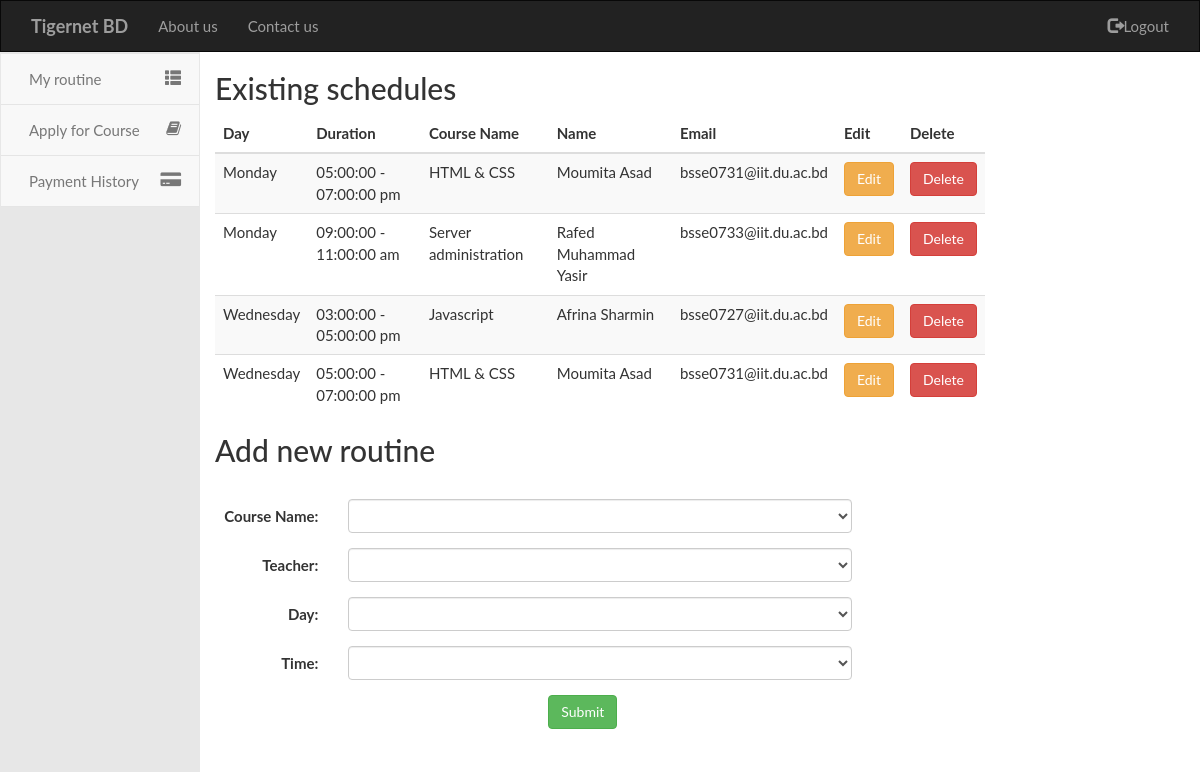
The app's page /setRoutine.php (signed in) with its own data.
### tables this page shows
create TABLE courseSchedule
(
	courseName varchar(50) not null,
	day varchar(10) not null,
	teacherEmail varchar(100) not null,
	duration varchar(30) not null,
	CONSTRAINT courseSchedulePK PRIMARY KEY(day,duration),
	CONSTRAINT courseScheduleFK foreign key(teacherEmail) references users(email),
	CONSTRAINT courseScheduleFK2 foreign key(courseName) references course(name)
);

create TABLE users
(
	email varchar(100) not null,
	name varchar(100) not null,
	password varchar(50) not null,
	role varchar(20) not null,
	accountStatus varchar(10) not null default 'inactive',
	CONSTRAINT userPK PRIMARY KEY(email)
);

### setRoutine.php (called while the page is built, shortened)
<?php
	include 'includes/master.php';
?>

### modules/setRoutine.php (the view, shortened to what this page needs)
<h2>Existing schedules</h2>
<?php
	include 'includes/db-config.php';
	$query="SELECT courseName , day, name, email, duration
			FROM courseSchedule, users
			WHERE users.email=courseSchedule.teacherEmail
			ORDER BY FIELD(day, 'Sunday', 'Monday', 'Tuesday', 'Wednesday', 'Thursday', 'Friday', 'Saturday')";
	$sqlResult=mysqli_query($sqlConnect,$query);
	echo '<table class="table table-striped table-hover">';
	echo '<thead>';
	echo '<tr>';
		echo '<th>Day</th>';
		echo '<th>Duration</th>';
		echo '<th>Course Name</th>';
		echo '<th>Name</th>';
		echo '<th>Email</th>';
		echo '<th>Edit</th>';
		echo '<th>Delete</th>';
	echo '</tr>';
	echo '</thead>';
	echo '<tbody>';
	while ($row = mysqli_fetch_array($sqlResult)) {
		echo '<tr>';
			echo '<td class="day">'.$row['day'].'</td>';
			echo '<td class="duration">'.$row['duration'].'</td>';
			echo '<td class="course">'.$row['courseName'].'</td>';
			echo '<td class="name">'.$row['name'].'</td>';
			echo '<td class="email">'.$row['email'].'</td>';
			echo '<td> <button type="button" class="btn btn-warning" onClick="editRoutine(this);" data-toggle="modal" data-target="#editRoutine">Edit</button> </td>';
			echo '<td> <button type="button" class="btn btn-danger" onClick="confirmDelete(this);" name="submit" value="delete">Delete</button> </td>';
		echo '</tr>';
	}
	echo '</tbody>';
	echo '</table>';
?>
<h2>Add new routine</h2>
<br>
<form class="form-horizontal" action="setRoutine.php" method="post">
	<div class="form-group">
		<label class="control-label col-sm-2">Course Name:</label>
		<div class='col-sm-8'>
			<select class='form-control' name="courseName" required>
				<option></option>
				<?php
				include 'includes/db-config.php';
				$query="select name from course";
				$sqlResult=mysqli_query($sqlConnect,$query);
				while($sqlRow=mysqli_fetch_array($sqlResult,MYSQLI_ASSOC))
				{
					echo "<option value=\"".$sqlRow['name']."\"".">".$sqlRow['name']."</option>";
				}
				?>
			</select>
		</div>
	</div>
	<div class="form-group">
		<label class="control-label col-sm-2" >Teacher:</label>
		<div class='col-sm-8'>
			<select class='form-control' name="teacher" required>
				<option></option>
				<?php
				include 'includes/db-config.php';
				$query="select email,name from users where role!='student'";
				$sqlResult=mysqli_query($sqlConnect,$query);
				while($sqlRow=mysqli_fetch_array($sqlResult,MYSQLI_ASSOC))
				{
					echo "<option value=\"".$sqlRow['email']."\"".">".$sqlRow['name']." (".$sqlRow['email'].")</option>";
				}
				?>
			</select>
		</div>
	</div>
	<div class="form-group">
		<label class="control-label col-sm-2">Day:</label>
		<div class='col-sm-8'>
			<select class='form-control' name="day" required>
				<option></option>
				<?php
				$days = array("Sunday", "Monday", "Tuesday","Wednesday", "Thursday", "Friday","Saturday");
				for($i=0;$i<count($days);$i++)
				{
					echo "<option value=\"".$days[$i]."\"".">".$days[$i]."</option>";
				}
				?>
			</select>
		</div>
	</div>
	<div class="form-group">
		<label class="control-label col-sm-2">Time:</label>
		<div class='col-sm-8'>
			<select class='form-control' name="time" required>
				<option></option>
				<?php
				$time = array("09:00:00 - 11:00:00 am", "11:00:00 - 01:00:00 pm", "03:00:00 - 05:00:00 pm","05:00:00 - 07:00:00 pm");
				for($i=0;$i<count($time);$i++)
				{
					echo "<option value=\"".$time[$i]."\"".">".$time[$i]."</option>";
				}
				?>
			</select>
		</div>
	</div>
	<div class="form-group">
		<div class="col-sm-offset-5 col-sm-6">
			<button type="submit" class="btn btn-success" name="submit" value="add">Submit</button>
		</div>
	</div>
</form>

### css/style.css (style rules this page uses)
body,html { font-family: Lato, sans-serif; height: 100%; font-size: 15px; }

### records on screen
courseschedule: day "Monday", duration "05:00:00 - 07:00:00 pm", courseName "HTML & CSS", teacherEmail.name "Moumita Asad", teacherEmail.email "bsse0731@iit.du.ac.bd"
courseschedule: day "Monday", duration "09:00:00 - 11:00:00 am", courseName "Server administration", teacherEmail.name "Rafed Muhammad Yasir", teacherEmail.email "bsse0733@iit.du.ac.bd"
courseschedule: day "Wednesday", duration "03:00:00 - 05:00:00 pm", courseName "Javascript", teacherEmail.name "Afrina Sharmin", teacherEmail.email "bsse0727@iit.du.ac.bd"
courseschedule: day "Wednesday", duration "05:00:00 - 07:00:00 pm", courseName "HTML & CSS", teacherEmail.name "Moumita Asad", teacherEmail.email "bsse0731@iit.du.ac.bd"
